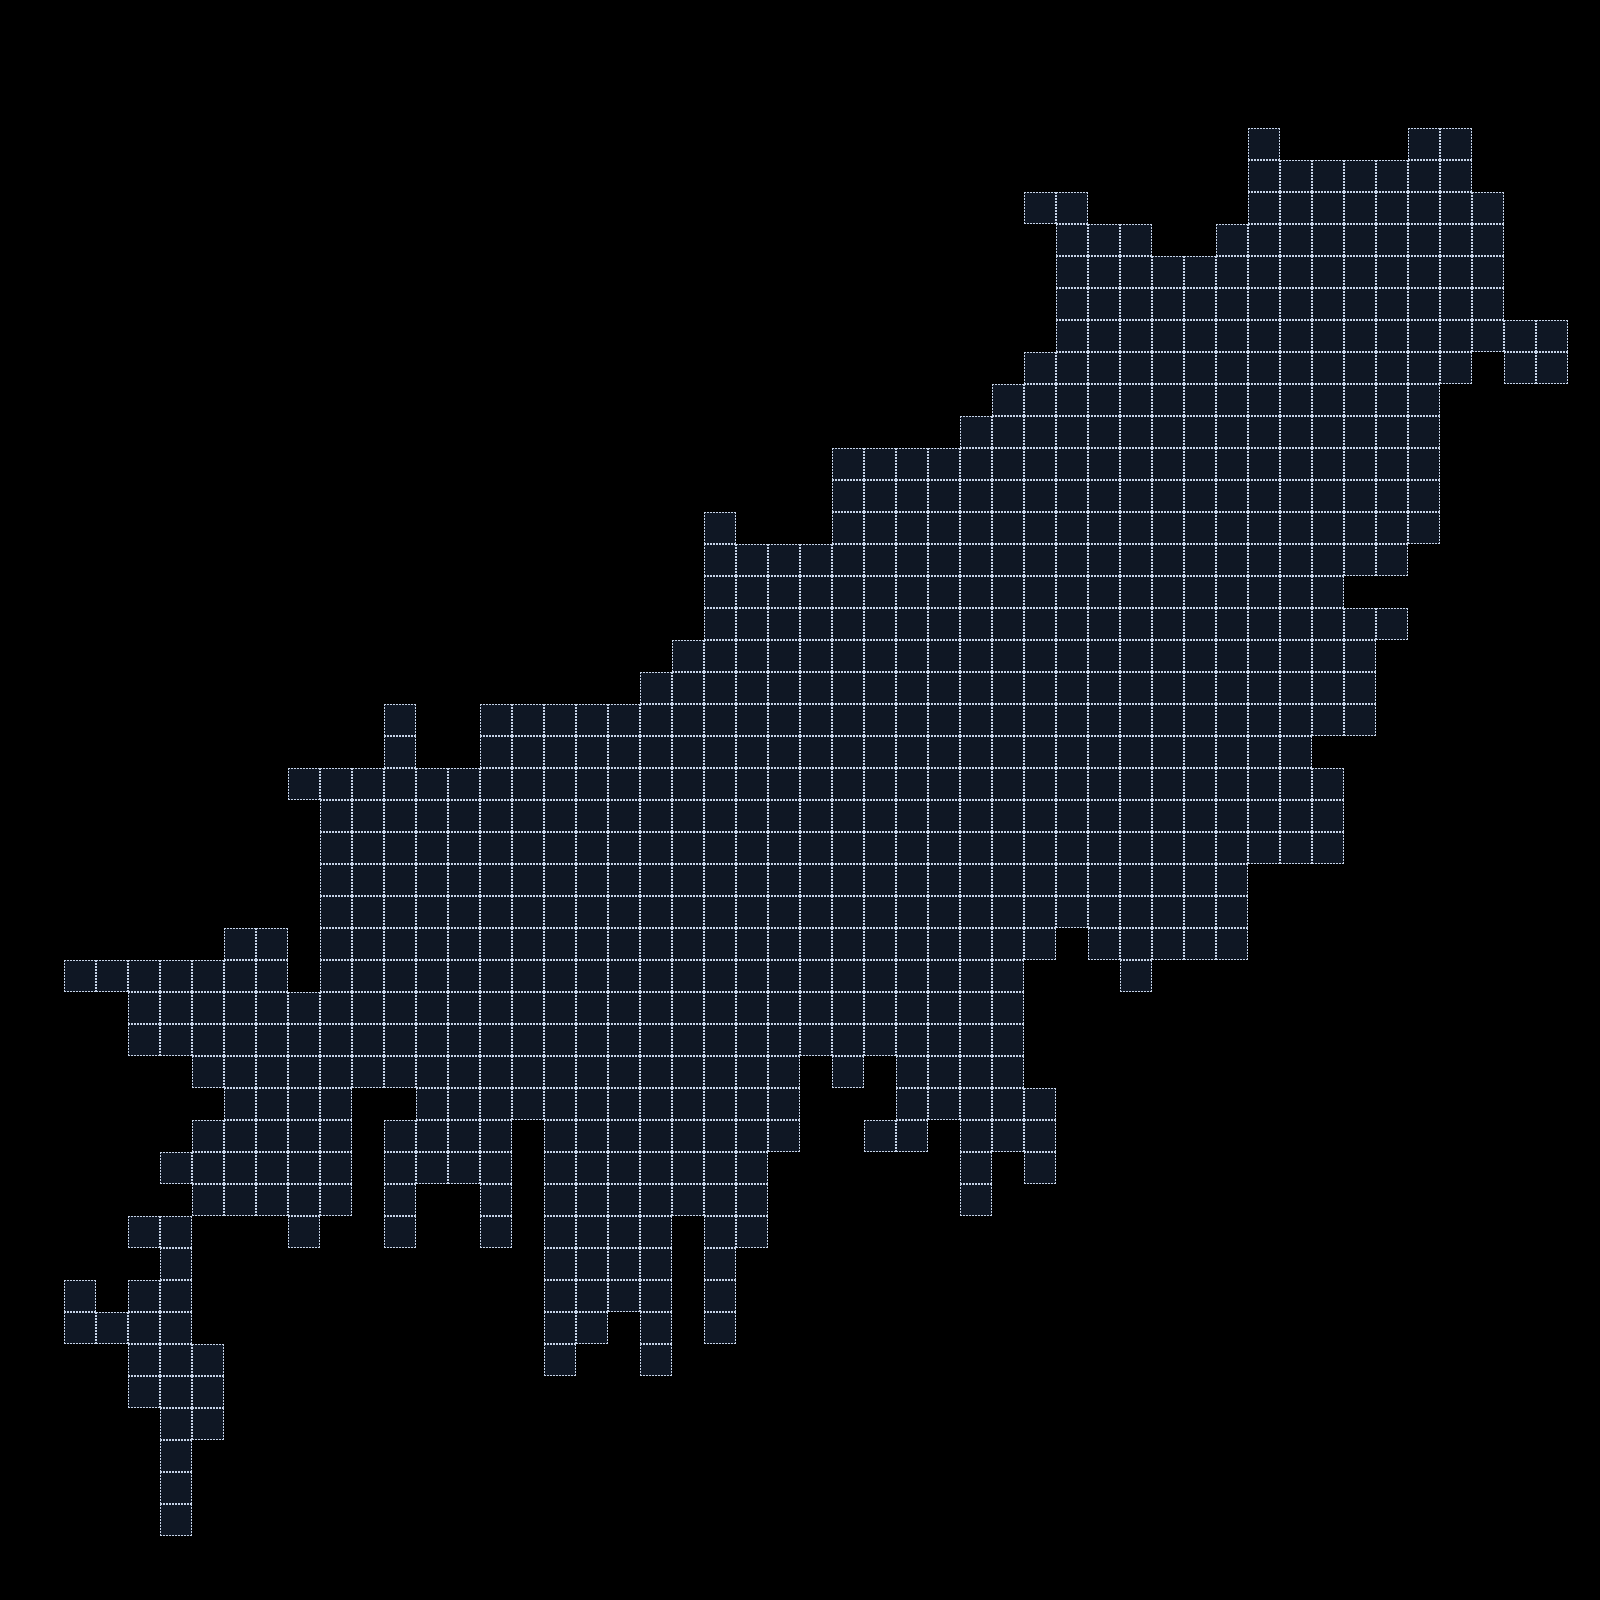

This is a level from a 2D game, rendered from its Tiled map with the project's own tilesets. A one-line summary and the map file follow, with tile-layer data summarised:
An orthogonal 50x50 tile map with 32x32 px tiles, 2 tile layers (Busan, Grid_Busan).

<map version="1.0" orientation="orthogonal" renderorder="right-down" width="50" height="50" tilewidth="32" tileheight="32" nextobjectid="1">
 <tileset firstgid="1" name="tileset_1" tilewidth="32" tileheight="32" tilecount="35" columns="7">
  <image source="assets/tileset_1.png" width="240" height="160" />
 </tileset>
 <layer name="Busan" width="50" height="50">
  <data>[2500 cells, 762 non-empty, 1 distinct tile ids]</data>
 </layer>
 <layer name="Grid_Busan" width="50" height="50">
  <data>[2500 cells, 762 non-empty, 1 distinct tile ids]</data>
 </layer>
</map>
